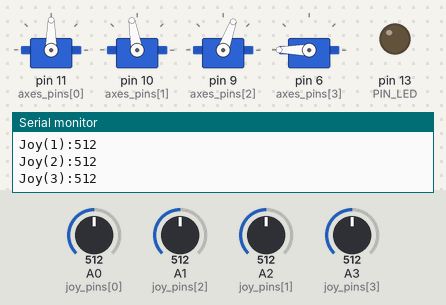
Bench run of a sketch on a simulated Arduino Uno, built with avr-gcc and run on an emulated ATmega328P. Parts: 4 × servo, output pins drawn as LEDs (lit = HIGH), the last lines printed to the serial monitor. The test bench sets the inputs (shaded band); at power-on: A0 (joy_pins[0]) = 512, A1 (joy_pins[2]) = 512, A2 (joy_pins[1]) = 512, A3 (joy_pins[3]) = 512.

Above: at 5.2 s.
5.3 s: A0 (joy_pins[0]) set to 594
6.8 s: A0 (joy_pins[0]) set to 629
At 7.41 s:
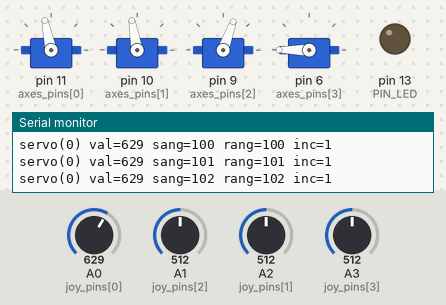
At 8.33 s:
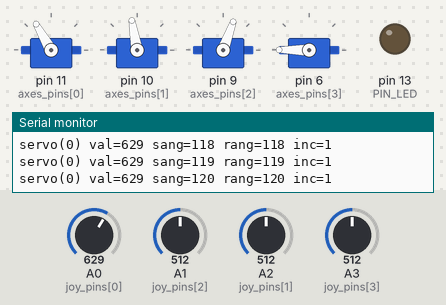
9.8 s: A1 (joy_pins[2]) set to 598
12.8 s: A1 (joy_pins[2]) set to 626
At 14.8 s:
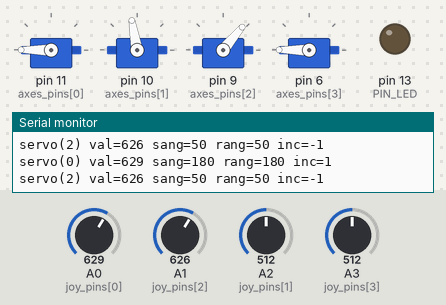
15.8 s: A2 (joy_pins[1]) set to 605
17.3 s: A2 (joy_pins[1]) set to 629
At 20.8 s:
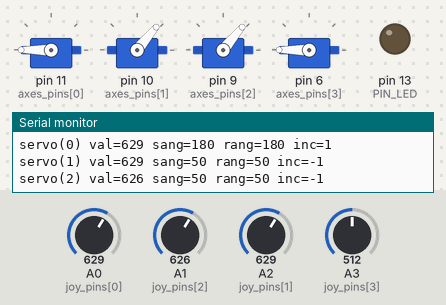
Timing chart, 0 to 21.3 s (numbered marks = the images above; inputs shaded):
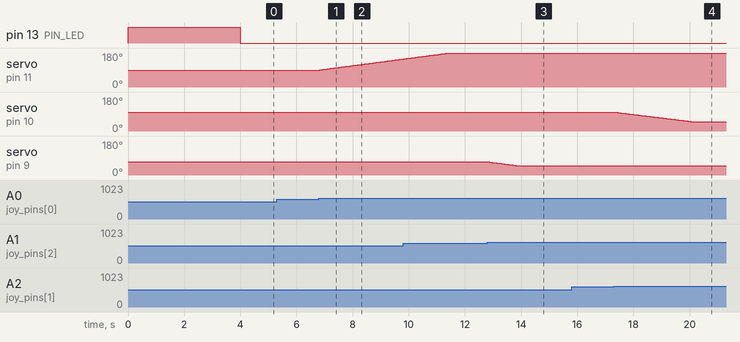

Measured:
- the behaviour switches between 611 and 612 on A0 (joy_pins[0]) (found by bisection; images 0 and 1)
- the behaviour switches between 611 and 612 on A1 (joy_pins[2]) (found by bisection; images 2 and 3)
- the behaviour switches between 611 and 612 on A2 (joy_pins[1]) (found by bisection; images 3 and 4)
- after the input at 5.3 s, every drawn part: stays the same
- after the input at 6.8 s, servo on pin 11 (axes_pins[0]): moves from 90° to 148° over 2.9 s, starting at once
- after the input at 12.8 s, servo on pin 9 (axes_pins[2]): moves from 70° to 50° over 1.0 s, starting at once
- after the input at 17.3 s, servo on pin 10 (axes_pins[1]): moves from 100° to 50° over 2.7 s, starting at once

The sketch:

firmware.ino
```cpp
// (licence header left out)
/* TODO: some refactoring:
 * use a struct ?
 * functions should change data in place ?
 * add joystick(s) switch
 * BUG: not programmable in place
 */

#include <Servo.h>

// These constants won't change.  They're used to give names
#define PIN_LED 13
#define PIN_BTN 2
#define PIN_MGT 12

// number of axes, ie: servos & joysticks
// middle, left right, claw
#define  NB_AXES 4
uint8_t  axes_pins[NB_AXES] = {11, 10, 9, 6};  /**< hw pins for each axe */
Servo    myservo[NB_AXES];              /**< array of servos object to control axes */
int16_t  axes_vals[NB_AXES] = {90, 100, 70, 180}; /**< array of servos current angles */
uint8_t  axes_range[NB_AXES][2] = {{0, 180}, {50, 180}, {50, 160}, {0, 180}}; /**< array of servos min max angles */
int8_t axes_inv[NB_AXES] = {-1, 1, 1, -1}; /**< is the axe inverted ? : 1, -1 */
#define MIN 0
#define MAX 1

// number of joysticks axes to control movements
#define  NB_JOY 4
// J1Y, J1X, J2X, J2Y
uint8_t  joy_pins[NB_JOY] = {A0, A2, A1, A3};   /**< pins of analogic inputs from joysticks, J1Y, J1X, J2X, J2Y */
uint16_t joy_bases[NB_JOY] = {0, 0, 0, 0};    /**< array for values of joysticks when they are in resting positions. ie: no touch, init in setup function */

// value of dead zone around resting position
#define HYSTERISIS 1

/** state of the magnet */
volatile uint8_t magnet_state = LOW;

uint16_t idle = 0; /**< idle loops (+= NB_AXES each loop() if nothing moved) */

/** get sevo movement from joystick axis value
 * @param[in] joy joystick axis raw reading
 * @param[in] base joysick base (resting) value
 * @return increment (>0 or <0) value
 */
int16_t incServo (uint16_t joy, uint16_t base) {
	int16_t ret = 0;
	int16_t absVal = 0;

	if ( (joy > base-HYSTERISIS) && (joy < base+HYSTERISIS) ) {
		// no move, dead zone
		return ret;
	}
	absVal = base - joy ;
	absVal = abs ( absVal );
	// TODO: use non-linear function ?
	ret = map (absVal, 0, 500, 0, 5);

	return (joy < base)? ret : -ret ;
} // incServo

/** dump some data to serial line
 */
void dbgData (uint8_t servo, uint16_t val, int16_t sangle, int rangle, int inc) {
  // print the results to the serial monitor:
  Serial.print("servo(");
  Serial.print(servo);
  Serial.print(") val=");
  Serial.print(val);
  Serial.print(" sang=");
  Serial.print(sangle);
  Serial.print(" rang=");
  Serial.print(rangle);
  Serial.print(" inc=");
  Serial.println(inc);
}

/** get new servo angle from increment
 * @param[in] angle the current angle of the servo
 * @param[in] inc increment to add/sub
 * @param[in] axe the concerned axe number
 * @return the new angle to apply
 */
uint8_t getAngle (uint8_t angle, int inc, uint8_t axe) {
	int ret = angle;
	ret += inc;
	if (ret < axes_range[axe][MIN]) {
		ret = axes_range[axe][MIN];
	}
	if (ret > axes_range[axe][MAX]) {
		ret = axes_range[axe][MAX];
	}
	return ret;
}

/** interupt routine for joystick switch
 */
void ISR_setMagnet (void) {
	magnet_state = ! magnet_state;
}

/** set magnet & led states
 */
void setMagnet (void) {
	digitalWrite (PIN_MGT, magnet_state);
	digitalWrite (PIN_LED, magnet_state);
}

void setup (void) {
	// setup hw
	pinMode (PIN_LED, OUTPUT);

	// button and magnet init
// 	pinMode (PIN_BTN, INPUT_PULLUP);
// 	pinMode (PIN_MGT, OUTPUT);
// 	setMagnet();
// 	attachInterrupt (digitalPinToInterrupt(PIN_BTN), ISR_setMagnet, RISING);


	// initialize serial communications at 115200
	Serial.begin(115200);

	// init of joy_bases[], servo should not be touched when arduino is starting
	Serial.println("Calibrating servos...");
	digitalWrite (PIN_LED, HIGH);
	for (uint8_t j=0; j<NB_JOY; j++) {
		for (uint8_t i=0;i<10;i++) {
			joy_bases[j] += analogRead(joy_pins[j]);
			delay(100);
		}
		joy_bases[j] /= 10;
		Serial.print ("Joy("); Serial.print(j); Serial.print ("):");
		Serial.println (joy_bases[j]);
	}

	// Attaching servos
	for (uint8_t a=0;a<NB_AXES;a++) {
		myservo[a].attach(axes_pins[a]);
		myservo[a].write (axes_vals[a]);
	}
	digitalWrite (PIN_LED, LOW);

} // setup

void loop (void) {
	int inc;              /**< moving value for the servo */
	int sensorValue = 0;  /**< value read from the joy axis */

	// for each joystick axes
	for (uint8_t j=0; j<NB_JOY; j++) {
		// note: this code implies : one joy axis <=> on servo
		// read the analogin value from joystick
		sensorValue = analogRead( joy_pins[j] );
		// get servo movement
		inc = incServo (sensorValue, joy_bases[j] ) ;
		inc = inc * axes_inv[j];
		axes_vals[j] = getAngle (axes_vals[j], inc, j);
		// move ?
		if (inc != 0) {
			idle = 0;
			if ( ! myservo[j].attached() ) {
				// thi servo exit from sleep mode
				myservo[j].attach(axes_pins[j]);
				digitalWrite (PIN_LED, LOW);
			}
			myservo[j].write(axes_vals[j]);
			dbgData (j, sensorValue, axes_vals[j], myservo[j].read(), inc);
		}
		else {
			idle++;
		}
	}
// 	setMagnet();
//  	Serial.print(digitalRead(PIN_BTN));
// 	Serial.print(" ");
// 	Serial.println(magnet_state);

	delay(50);
	if ( idle > NB_AXES * 200) {
		// going into sleep mode
		digitalWrite (PIN_LED, HIGH);
		for (uint8_t a=0; a <NB_AXES; a++) {
			myservo[a].detach();
		}
	}

} // loop
```
